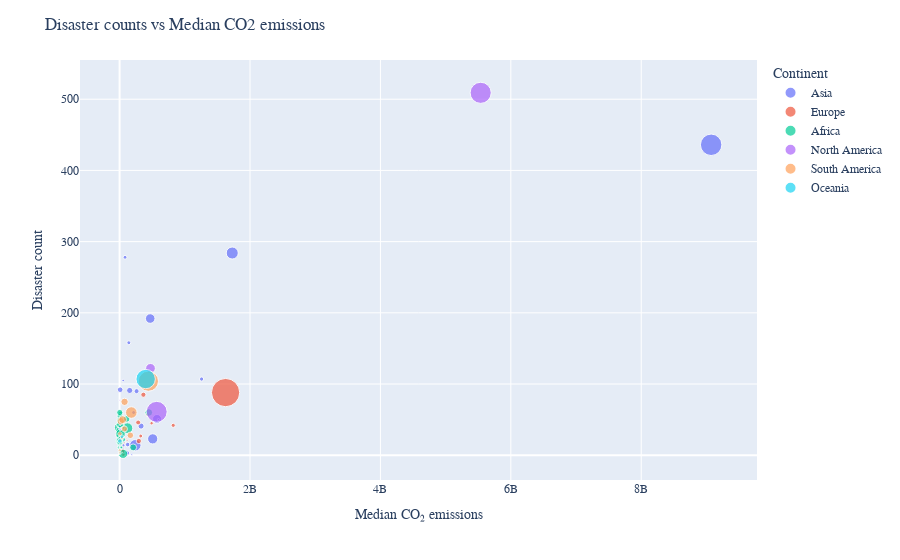

Notebook source saved alongside this figure:
### Markdown cell above
#### Bubble chart on data merged using OpenRefine

### Code cell
import plotly.express as px

fig = px.scatter(df_2, x="Median CO₂ emissions", y="Disaster count", 
                 size="land area", color="Continent", hover_name="Entity")
fig.update_layout(
    title_text="Disaster counts vs Median CO2 emissions",
    font_family="arial, sans-serif"
)
fig.show()

### Figure 1 — Plotly figure (JSON) as saved in the notebook; plotly's stock layout.template omitted (floating-point values rounded to 4 significant figures)
{"data": [{"hovertemplate": "<b>%{hovertext}</b><br><br>Continent=Asia<br>Median CO₂ emissions=%{x}<br>Disaster count=%{y}<br>land area=%{marker.size}<extra></extra>", "hovertext": ["Afghanistan", "Armenia", "Azerbaijan", "Bahrain", "Bangladesh", "Bhutan", "Brunei", "Cambodia", "China", "Georgia", "Hong Kong", "India", "Indonesia", "Iran", "Iraq", "Israel", "Japan", "Jordan", "Kazakhstan", "Kuwait", "Kyrgyzstan", "Laos", "Lebanon", "Macao", "Malaysia", "Maldives", "Mongolia", "Myanmar", "Nepal", "North Korea", "Oman", "Pakistan", "Palestine", "Philippines", "Qatar", "Saudi Arabia", "South Korea", "Sri Lanka", "Syria", "Tajikistan", "Thailand", "Timor", "Turkey", "Turkmenistan", "United Arab Emirates", "Uzbekistan", "Vietnam"], "legendgroup": "Asia", "marker": {"color": "#636efa", "size": [652860, 28470, 82654, 780, 130170, 38140, 5270, 176520, 9424703, 69490, 1050, 2973190, 1877519, 1628760, 434128, 21640, 364500, 88780, 2699700, 17820, 191800, 230800, 10230, 32.9, 328550, 300, 1557255, 652790, 143350, 120410, 309500, 770880, 6020, 298170, 11490, 2149690, 97520, 61864, 183630, 138790, 510890, 14870, 769630, 469930, 71020, 440555, 310070], "sizemode": "area", "sizeref": 40940.0, "symbol": "circle"}, "mode": "markers", "name": "Asia", "orientation": "v", "showlegend": true, "type": "scatter", "x": [8716000.0, 5152000.0, 33920818, 28771541, 55273950, 566100.0, 7903000.0, 5176420, 9072604500, 7085000.0, 42415546, 1727483800, 469717775, 573554135, 124454605, 61654810, 1257200850, 21386595, 240477935, 84992990, 7550000.0, 3087000.0, 20610842, 1518000.0, 214611495, 959968, 17570092, 12788577, 5022000.0, 54399242, 52708946, 154768240, 2293664, 83347600, 75783930, 507687470, 595986690, 13870000.0, 47971504, 2901000.0, 260382295, 436016, 329090835, 59646448, 186806500, 118518822, 141479080], "xaxis": "x", "y": [92, 6, 4, null, 105, 4, null, 29, 436, 18, 13, 284, 192, 51, 15, 9, 107, 5, 14, 1, 6, 23, 9, 2, 60, 3, 19, 33, 37, 33, 14, 91, 7, 278, 1, 23, 50, 60, 10, 29, 90, 10, 41, null, 1, 3, 158], "yaxis": "y"}, {"hovertemplate": "<b>%{hovertext}</b><br><br>Continent=Europe<br>Median CO₂ emissions=%{x}<br>Disaster count=%{y}<br>land area=%{marker.size}<extra></extra>", "hovertext": ["Albania", "Andorra", "Austria", "Belarus", "Belgium", "Bosnia and Herzegovina", "Bulgaria", "Croatia", "Cyprus", "Czechia", "Denmark", "Estonia", "Faeroe Islands", "Finland", "France", "Germany", "Greece", "Hungary", "Iceland", "Ireland", "Italy", "Latvia", "Liechtenstein", "Lithuania", "Luxembourg", "Malta", "Moldova", "Montenegro", "Netherlands", "North Macedonia", "Norway", "Poland", "Portugal", "Romania", "Russia", "Serbia", "Slovakia", "Slovenia", "Spain", "Sweden", "Switzerland", "Ukraine", "United Kingdom"], "legendgroup": "Europe", "marker": {"color": "#EF553B", "size": [27400, 470, 82520, 202980, 30280, 51200, 108560, 56590, 9240, 77200, 40000, 43470, 1396, 303920, 547557, 349380, 128900, 91260, 100830, 68890, 297730, 62090, 160, 62630, 2430, 320, 32890.0, 13450, 33670, 25220, 365100.0, 306170, 91610.0, 230080, 16376870, 87460, 48080, 20140.0, 499600.0, 407310, 39520.0, 579400, 241930], "sizemode": "area", "sizeref": 40940.0, "symbol": "circle"}, "mode": "markers", "name": "Europe", "orientation": "v", "showlegend": true, "type": "scatter", "x": [4625543, 505600.0, 68764504, 59910298, 106376235, 19635217, 47714340, 20156053, 7450390, 115099532, 46549673, 17310637, 688832, 56271121, 364834290, 822450330, 95929690, 50827693, 3482000.0, 41081578, 424475345, 7520000.0, 191700.0, 13610000.0, 10150000.0, 2552000.0, 4902000.0, 2083000.0, 168894495, 8663528, 44271000, 323895345, 54105774, 88620845, 1625471950, 45612989, 37803450, 15982267, 284707480, 48413320, 43278242, 294892330, 490792235], "xaxis": "x", "y": [15, null, 18, 2, 24, 20, 29, 20, 5, 21, 6, 1, null, 1, 85, 42, 36, 18, null, 11, 57, 3, null, 5, 3, null, 8, 5, 12, 14, 5, 27, 25, 50, 88, 17, 15, 7, 46, 6, 19, 20, 45], "yaxis": "y"}, {"hovertemplate": "<b>%{hovertext}</b><br><br>Continent=Africa<br>Median CO₂ emissions=%{x}<br>Disaster count=%{y}<br>land area=%{marker.size}<extra></extra>", "hovertext": ["Algeria", "Angola", "Benin", "Botswana", "Burkina Faso", "Cameroon", "Cape Verde", "Central African Republic", "Chad", "Comoros", "Congo", "Democratic Republic of Congo", "Egypt", "Equatorial Guinea", "Eritrea", "Eswatini", "Ethiopia", "Gabon", "Gambia", "Ghana", "Guinea", "Guinea-Bissau", "Kenya", "Lesotho", "Liberia", "Libya", "Madagascar", "Malawi", "Mali", "Mauritania", "Mauritius", "Morocco", "Mozambique", "Namibia", "Niger", "Nigeria", "Sao Tome and Principe", "Senegal", "Seychelles", "Sierra Leone", "Somalia", "South Africa", "South Sudan", "Sudan", "Tanzania", "Togo", "Tunisia", "Uganda", "Zambia", "Zimbabwe"], "legendgroup": "Africa", "marker": {"color": "#00cc96", "size": [2381741, 1246700, 112760, 566730, 273600, 472710, 4030, 622980, 1259200, 1861, 341500, 2267050, 995450, 28050, 101000, 17200, 1129000.0, 257670, 10120, 227540, 245720, 28120, 569140, 30360, 96320, 1759540, 581800, 94280, 1220190, 1030700, 2030, 446300, 786380, 823290, 1266700, 910770, 960, 192530, 460, 72180, 627340, 1213090, 631900.0, 1849000.0, 885800, 54390, 155360, 200520, 743390, 386850], "sizemode": "area", "sizeref": 40940.0, "symbol": "circle"}, "mode": "markers", "name": "Africa", "orientation": "v", "showlegend": true, "type": "scatter", "x": [119996200, 23541795, 4441129, 4520000.0, 2084000.0, 6628000.0, 498300.0, 216176, 1215889, 157552, 2101000.0, 1988000.0, 207294290, 6967000.0, 628800.0, 1037000.0, 6928000.0, 4894575, 425024, 10470000.0, 2137944, 239992, 11966908, 2214888, 802476, 53346383, 2122894, 1079380, 2183744, 2099472, 3914984, 54616418, 2844639, 2772376, 1246000.0, 107411873, 98928, 7112260, 419528, 644864, 608224, 447789665, 1302000.0, 14290000.0, 7339000.0, 1834036, 26313600, 3598303, 3246000.0, 10654036], "xaxis": "x", "y": [38, 49, 12, 11, 21, 16, 5, 22, 20, 6, 11, 39, 11, null, 3, 11, 43, 4, 17, 23, 15, 7, 58, 13, 6, 2, 55, 40, 27, 21, 4, 22, 60, 21, 34, 51, 1, 20, 3, 10, 50, 60, 18, 30, 43, 8, 11, 40, 22, 24], "yaxis": "y"}, {"hovertemplate": "<b>%{hovertext}</b><br><br>Continent=North America<br>Median CO₂ emissions=%{x}<br>Disaster count=%{y}<br>land area=%{marker.size}<extra></extra>", "hovertext": ["Antigua and Barbuda", "Bahamas", "Barbados", "Belize", "British Virgin Islands", "Canada", "Cuba", "Dominica", "Dominican Republic", "El Salvador", "Greenland", "Grenada", "Guatemala", "Haiti", "Honduras", "Jamaica", "Mexico", "Nicaragua", "Panama", "Saint Kitts and Nevis", "Saint Lucia", "Saint Vincent and the Grenadines", "Trinidad and Tobago", "United States"], "legendgroup": "North America", "marker": {"color": "#ab63fa", "size": [440, 10010, 430, 22810, 150, 8965590, 103800, 750, 48310, 20720, 410450, 340, 107160, 27560, 111890, 10830, 1943950, 120340, 74177, 260, 610, 390, 5130, 9147420], "sizemode": "area", "sizeref": 40940.0, "symbol": "circle"}, "mode": "markers", "name": "North America", "orientation": "v", "showlegend": true, "type": "scatter", "x": [443344, 2059000.0, 1303504, 472656, 181368, 569145320, 25649573, 161216, 21260857, 6407134, 586337, 252800.0, 12127090, 2200504, 8696611, 8210000.0, 473730215, 4550000.0, 9420000.0, 219840, 460500.0, 219840, 40548044, 5537750000], "xaxis": "x", "y": [3, 15, 6, 12, 2, 61, 37, 4, 49, 30, null, 3, 50, 77, 45, 20, 122, 37, 36, 2, 8, 10, 4, 509], "yaxis": "y"}, {"hovertemplate": "<b>%{hovertext}</b><br><br>Continent=South America<br>Median CO₂ emissions=%{x}<br>Disaster count=%{y}<br>land area=%{marker.size}<extra></extra>", "hovertext": ["Argentina", "Bolivia", "Brazil", "Chile", "Colombia", "Ecuador", "Guyana", "Paraguay", "Peru", "Suriname", "Uruguay", "Venezuela"], "legendgroup": "South America", "marker": {"color": "#FFA15A", "size": [2736690, 1083300, 8358140, 743532, 1109500, 248360, 196850, 397300, 1280000, 156000, 175020, 882050], "sizemode": "area", "sizeref": 40940.0, "symbol": "circle"}, "mode": "markers", "name": "South America", "orientation": "v", "showlegend": true, "type": "scatter", "x": [179774265, 16290000.0, 441287510, 74450405, 76179102, 34641535, 1918104, 5096970, 46498908, 2188000.0, 6506000.0, 164838025], "xaxis": "x", "y": [60, 48, 104, 37, 75, 24, 7, 30, 50, 3, 21, 28], "yaxis": "y"}, {"hovertemplate": "<b>%{hovertext}</b><br><br>Continent=Oceania<br>Median CO₂ emissions=%{x}<br>Disaster count=%{y}<br>land area=%{marker.size}<extra></extra>", "hovertext": ["Australia", "Fiji", "French Polynesia", "Kiribati", "Marshall Islands", "Micronesia (country)", "New Caledonia", "New Zealand", "Palau", "Papua New Guinea", "Samoa", "Solomon Islands", "Tonga", "Tuvalu", "Vanuatu"], "legendgroup": "Oceania", "marker": {"color": "#19d3f3", "size": [7692020, 18270, 3520, 810, 180, 700, 18280, 263310, 460, 452860, 2830, 27990, 720, 30, 12190], "sizemode": "area", "sizeref": 40940.0, "symbol": "circle"}, "mode": "markers", "name": "Oceania", "orientation": "v", "showlegend": true, "type": "scatter", "x": [399773465, 1088000.0, 848216, 56792, 135568, 142896, 3548000.0, 35563527, 216176, 5157108, 185032, 293120, 117248, 10992, 117248], "xaxis": "x", "y": [107, 28, 2, 3, 5, 8, 2, 26, 4, 20, 6, 15, 10, 4, 11], "yaxis": "y"}], "layout": {"font": {"family": "arial, sans-serif"}, "legend": {"itemsizing": "constant", "title": {"text": "Continent"}, "tracegroupgap": 0}, "margin": {"t": 60}, "title": {"text": "Disaster counts vs Median CO2 emissions"}, "xaxis": {"anchor": "y", "domain": [0, 1], "title": {"text": "Median CO₂ emissions"}}, "yaxis": {"anchor": "x", "domain": [0, 1], "title": {"text": "Disaster count"}}}}
